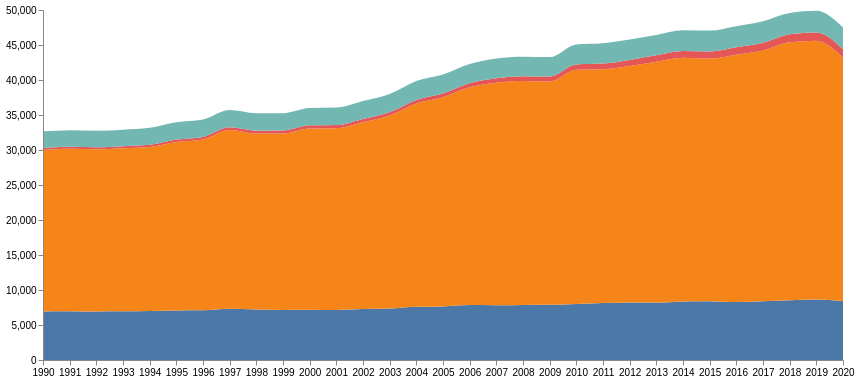

Source (Vega-Lite JSON):
### Vega specification from a JSON file in a GitHub repository (floating-point values rounded to 4 significant figures)
{"$schema": "https://vega.github.io/schema/vega/v5.json", "description": "A basic stacked area chart example.", "width": 800, "height": 350, "padding": 5, "data": [{"name": "table", "values": [{"x": 1990, "y": 6937.0, "c": "CH4"}, {"x": 1991, "y": 6973.0, "c": "CH4"}, {"x": 1992, "y": 6933.0, "c": "CH4"}, {"x": 1993, "y": 6959.0, "c": "CH4"}, {"x": 1994, "y": 6996.0, "c": "CH4"}, {"x": 1995, "y": 7081.0, "c": "CH4"}, {"x": 1996, "y": 7097.0, "c": "CH4"}, {"x": 1997, "y": 7328.0, "c": "CH4"}, {"x": 1998, "y": 7204.0, "c": "CH4"}, {"x": 1999, "y": 7150.0, "c": "CH4"}, {"x": 2000, "y": 7174.0, "c": "CH4"}, {"x": 2001, "y": 7130.0, "c": "CH4"}, {"x": 2002, "y": 7271.0, "c": "CH4"}, {"x": 2003, "y": 7344.0, "c": "CH4"}, {"x": 2004, "y": 7598.0, "c": "CH4"}, {"x": 2005, "y": 7655.0, "c": "CH4"}, {"x": 2006, "y": 7841.0, "c": "CH4"}, {"x": 2007, "y": 7817.0, "c": "CH4"}, {"x": 2008, "y": 7860.0, "c": "CH4"}, {"x": 2009, "y": 7884.0, "c": "CH4"}, {"x": 2010, "y": 7987.0, "c": "CH4"}, {"x": 2011, "y": 8142.0, "c": "CH4"}, {"x": 2012, "y": 8226.0, "c": "CH4"}, {"x": 2013, "y": 8203.0, "c": "CH4"}, {"x": 2014, "y": 8358.0, "c": "CH4"}, {"x": 2015, "y": 8407.0, "c": "CH4"}, {"x": 2016, "y": 8291.0, "c": "CH4"}, {"x": 2017, "y": 8378.0, "c": "CH4"}, {"x": 2018, "y": 8528.0, "c": "CH4"}, {"x": 2019, "y": 8655.0, "c": "CH4"}, {"x": 2020, "y": 8429.0, "c": "CH4"}, {"x": 1990, "y": 23050.0, "c": "CO2"}, {"x": 1991, "y": 23210.0, "c": "CO2"}, {"x": 1992, "y": 23160.0, "c": "CO2"}, {"x": 1993, "y": 23300.0, "c": "CO2"}, {"x": 1994, "y": 23450.0, "c": "CO2"}, {"x": 1995, "y": 24080.0, "c": "CO2"}, {"x": 1996, "y": 24420.0, "c": "CO2"}, {"x": 1997, "y": 25530.0, "c": "CO2"}, {"x": 1998, "y": 25140.0, "c": "CO2"}, {"x": 1999, "y": 25200.0, "c": "CO2"}, {"x": 2000, "y": 25900.0, "c": "CO2"}, {"x": 2001, "y": 25990.0, "c": "CO2"}, {"x": 2002, "y": 26710.0, "c": "CO2"}, {"x": 2003, "y": 27580.0, "c": "CO2"}, {"x": 2004, "y": 29050.0, "c": "CO2"}, {"x": 2005, "y": 29880.0, "c": "CO2"}, {"x": 2006, "y": 31110.0, "c": "CO2"}, {"x": 2007, "y": 31800.0, "c": "CO2"}, {"x": 2008, "y": 32000.0, "c": "CO2"}, {"x": 2009, "y": 31910.0, "c": "CO2"}, {"x": 2010, "y": 33480.0, "c": "CO2"}, {"x": 2011, "y": 33390.0, "c": "CO2"}, {"x": 2012, "y": 33780.0, "c": "CO2"}, {"x": 2013, "y": 34420.0, "c": "CO2"}, {"x": 2014, "y": 34820.0, "c": "CO2"}, {"x": 2015, "y": 34660.0, "c": "CO2"}, {"x": 2016, "y": 35330.0, "c": "CO2"}, {"x": 2017, "y": 35840.0, "c": "CO2"}, {"x": 2018, "y": 36860.0, "c": "CO2"}, {"x": 2019, "y": 36950.0, "c": "CO2"}, {"x": 2020, "y": 34740.0, "c": "CO2"}, {"x": 1990, "y": 302.2, "c": "F-Gas"}, {"x": 1991, "y": 297.5, "c": "F-Gas"}, {"x": 1992, "y": 294.6, "c": "F-Gas"}, {"x": 1993, "y": 290.6, "c": "F-Gas"}, {"x": 1994, "y": 297.9, "c": "F-Gas"}, {"x": 1995, "y": 329.4, "c": "F-Gas"}, {"x": 1996, "y": 359.1, "c": "F-Gas"}, {"x": 1997, "y": 391.6, "c": "F-Gas"}, {"x": 1998, "y": 424.9, "c": "F-Gas"}, {"x": 1999, "y": 426.8, "c": "F-Gas"}, {"x": 2000, "y": 443.7, "c": "F-Gas"}, {"x": 2001, "y": 441.6, "c": "F-Gas"}, {"x": 2002, "y": 467.4, "c": "F-Gas"}, {"x": 2003, "y": 477.7, "c": "F-Gas"}, {"x": 2004, "y": 511.8, "c": "F-Gas"}, {"x": 2005, "y": 541.9, "c": "F-Gas"}, {"x": 2006, "y": 587.2, "c": "F-Gas"}, {"x": 2007, "y": 641.5, "c": "F-Gas"}, {"x": 2008, "y": 684.6, "c": "F-Gas"}, {"x": 2009, "y": 705.6, "c": "F-Gas"}, {"x": 2010, "y": 762.3, "c": "F-Gas"}, {"x": 2011, "y": 812.3, "c": "F-Gas"}, {"x": 2012, "y": 861.1, "c": "F-Gas"}, {"x": 2013, "y": 908.9, "c": "F-Gas"}, {"x": 2014, "y": 962.6, "c": "F-Gas"}, {"x": 2015, "y": 1001.0, "c": "F-Gas"}, {"x": 2016, "y": 1054.0, "c": "F-Gas"}, {"x": 2017, "y": 1095.0, "c": "F-Gas"}, {"x": 2018, "y": 1136.0, "c": "F-Gas"}, {"x": 2019, "y": 1177.0, "c": "F-Gas"}, {"x": 2020, "y": 1219.0, "c": "F-Gas"}, {"x": 1990, "y": 2368.0, "c": "N2O"}, {"x": 1991, "y": 2355.0, "c": "N2O"}, {"x": 1992, "y": 2349.0, "c": "N2O"}, {"x": 1993, "y": 2333.0, "c": "N2O"}, {"x": 1994, "y": 2422.0, "c": "N2O"}, {"x": 1995, "y": 2476.0, "c": "N2O"}, {"x": 1996, "y": 2479.0, "c": "N2O"}, {"x": 1997, "y": 2466.0, "c": "N2O"}, {"x": 1998, "y": 2497.0, "c": "N2O"}, {"x": 1999, "y": 2484.0, "c": "N2O"}, {"x": 2000, "y": 2476.0, "c": "N2O"}, {"x": 2001, "y": 2507.0, "c": "N2O"}, {"x": 2002, "y": 2568.0, "c": "N2O"}, {"x": 2003, "y": 2608.0, "c": "N2O"}, {"x": 2004, "y": 2690.0, "c": "N2O"}, {"x": 2005, "y": 2702.0, "c": "N2O"}, {"x": 2006, "y": 2735.0, "c": "N2O"}, {"x": 2007, "y": 2804.0, "c": "N2O"}, {"x": 2008, "y": 2770.0, "c": "N2O"}, {"x": 2009, "y": 2770.0, "c": "N2O"}, {"x": 2010, "y": 2854.0, "c": "N2O"}, {"x": 2011, "y": 2916.0, "c": "N2O"}, {"x": 2012, "y": 2936, "c": "N2O"}, {"x": 2013, "y": 2913.0, "c": "N2O"}, {"x": 2014, "y": 2961.0, "c": "N2O"}, {"x": 2015, "y": 2995.0, "c": "N2O"}, {"x": 2016, "y": 3020.0, "c": "N2O"}, {"x": 2017, "y": 3082.0, "c": "N2O"}, {"x": 2018, "y": 3066.0, "c": "N2O"}, {"x": 2019, "y": 3099.0, "c": "N2O"}, {"x": 2020, "y": 3127.0, "c": "N2O"}], "transform": [{"type": "stack", "groupby": ["x"], "sort": {"field": "c"}, "field": "y"}]}], "scales": [{"name": "x", "type": "point", "range": "width", "domain": {"data": "table", "field": "x"}}, {"name": "y", "type": "linear", "range": "height", "nice": true, "zero": true, "domain": {"data": "table", "field": "y1"}}, {"name": "color", "type": "ordinal", "range": "category", "domain": {"data": "table", "field": "c"}}], "axes": [{"orient": "bottom", "scale": "x", "zindex": 1}, {"orient": "left", "scale": "y", "zindex": 1}], "marks": [{"type": "group", "from": {"facet": {"name": "series", "data": "table", "groupby": "c"}}, "marks": [{"type": "area", "from": {"data": "series"}, "encode": {"enter": {"interpolate": {"value": "monotone"}, "x": {"scale": "x", "field": "x", "tickCount": 0}, "y": {"scale": "y", "field": "y0"}, "y2": {"scale": "y", "field": "y1"}, "fill": {"scale": "color", "field": "c"}}, "update": {"fillOpacity": {"value": 1}}, "hover": {"fillOpacity": {"value": 0.5}}}}]}]}
